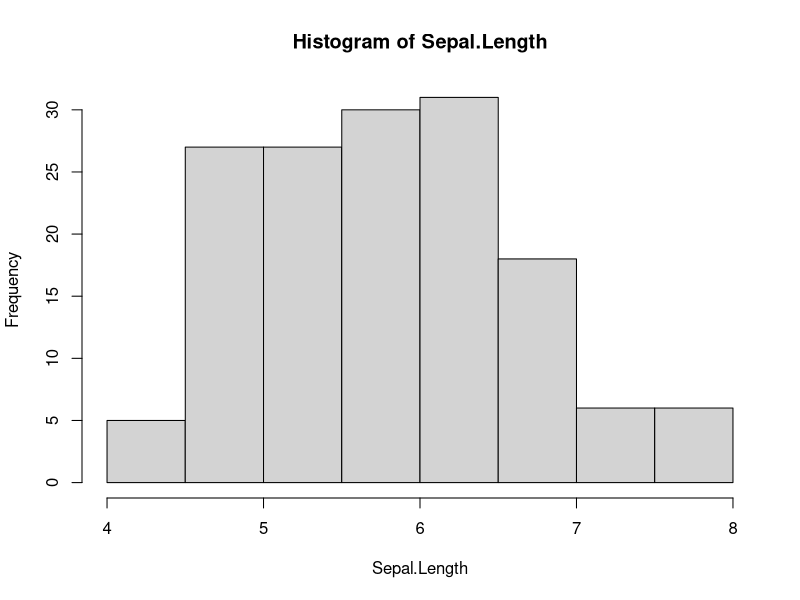
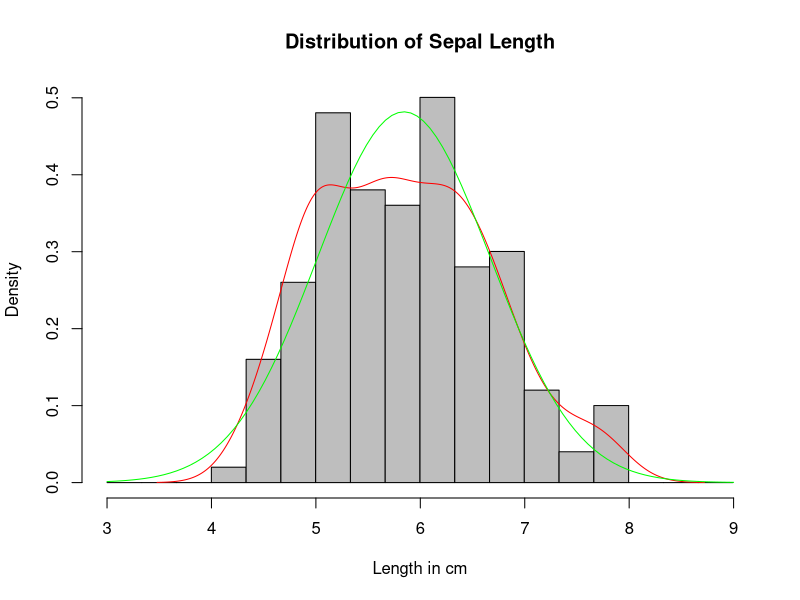
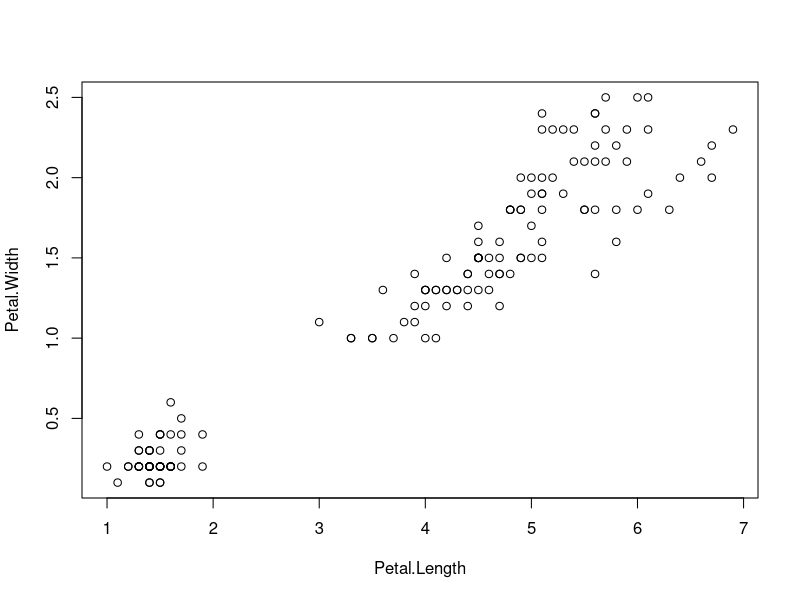
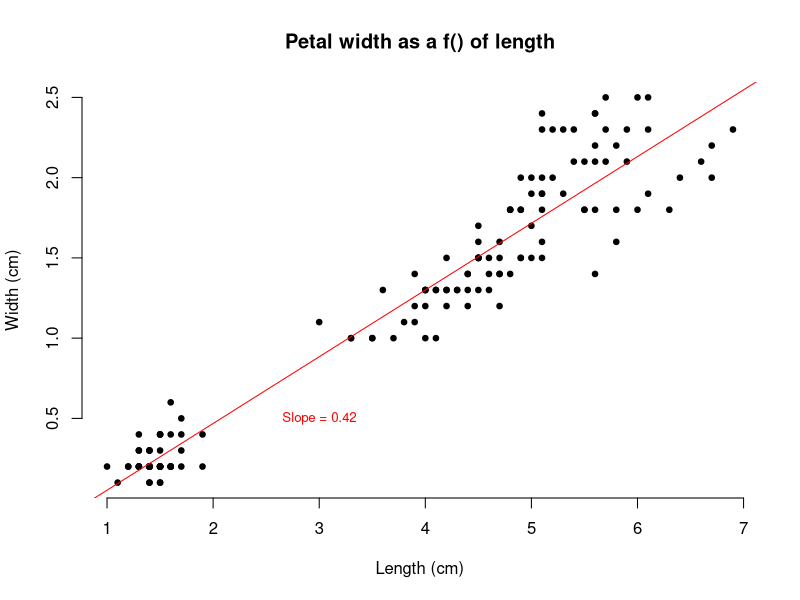
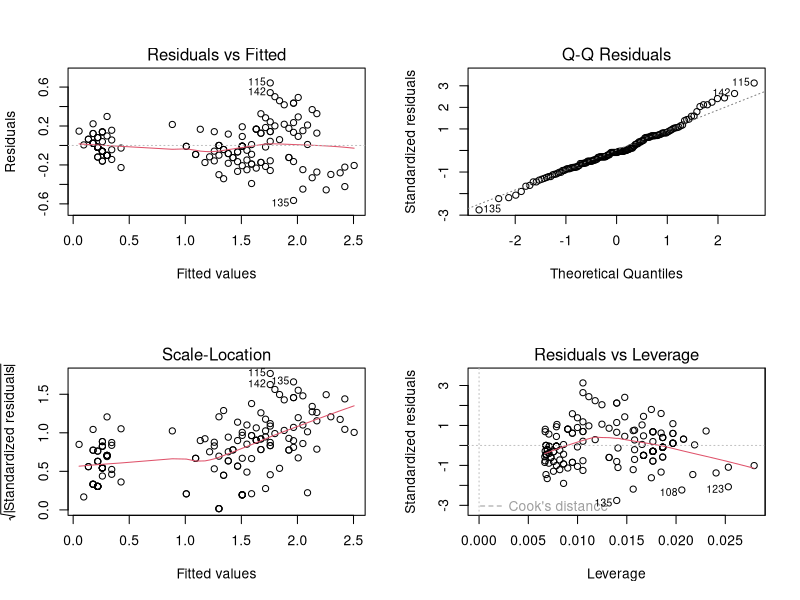
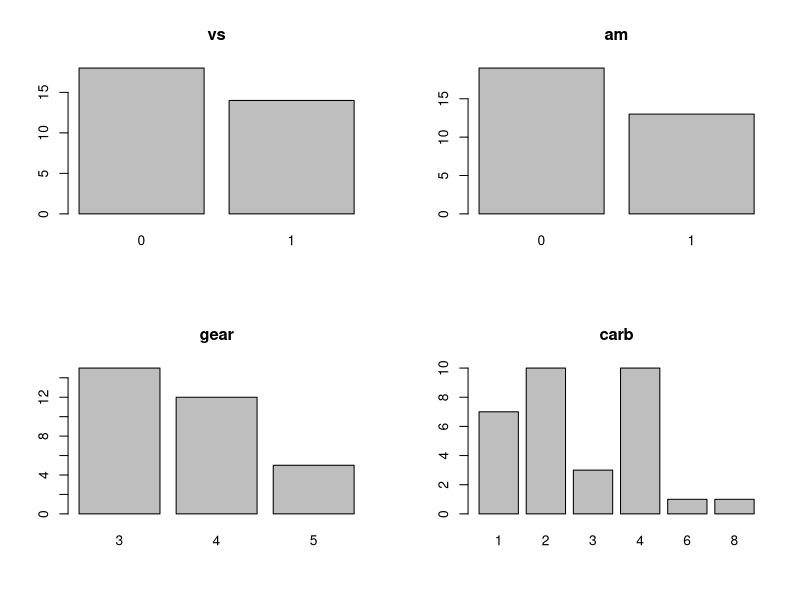
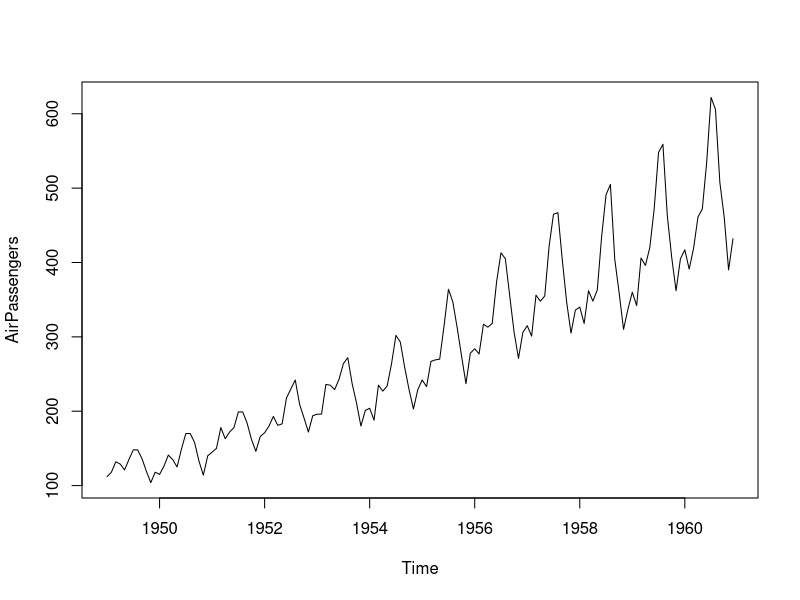
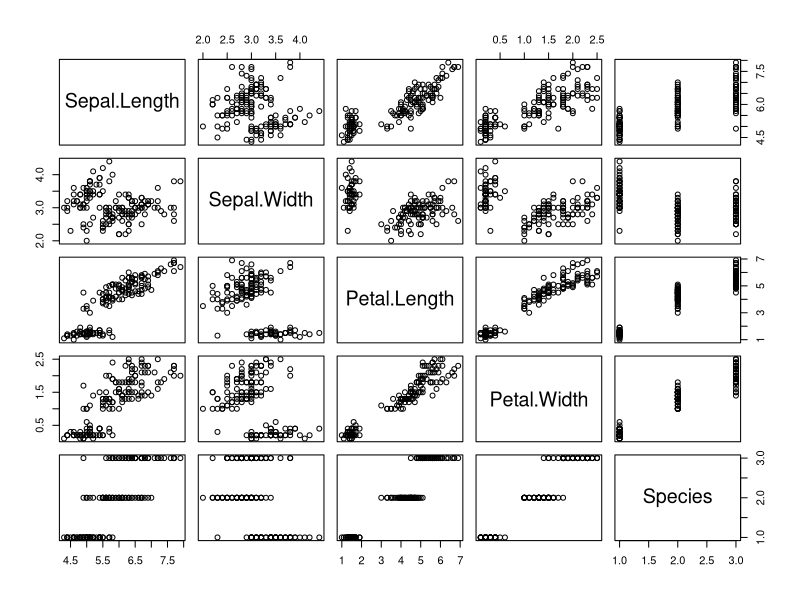

Here is the R script that generated these plots, in order:
## ---- chunk 1
knitr::opts_chunk$set(collapse = TRUE)

## ---- chunk 2
str(iris)
attach(iris)    # this loads iris into a search path, so we dont have to type it anymore
hist(Sepal.Length)
## ---- chunk 3
hist(Sepal.Length,
     freq = FALSE,
     breaks = seq(from=3, to=9, by=.333),      # always check the breaks of a histogram
     main= 'Distribution of Sepal Length',
     xlab= 'Length in cm',
     col='grey')
lines(density(Sepal.Length), col= 'red')
x <- seq(3, 9, length=100)
lines(x, dnorm(x, mean = mean(Sepal.Length), sd= sd(Sepal.Length)), col= 'green')
## ---- chunk 4
plot(Petal.Length, Petal.Width)  # A basic scatterplot
plot(Petal.Length, Petal.Width,  # A better one
     frame.plot = FALSE,
     main = 'Petal width as a f() of length',
     xlab = 'Length (cm)', ylab = 'Width (cm)',
     cex = .75, pch = 19)
iris_fit_1<- lm(Petal.Width ~ Petal.Length) # With a regression line
abline(iris_fit_1, col = 'red')
text(3, .5, col = 'red', cex = .8, 
     labels = paste('Slope =',round(coef(iris_fit_1)[2],digits = 2)))
## ---- chunk 5
par(mfrow = c(2, 2))
plot(iris_fit_1)      # Plot methos for linear model objects return 4 diagnostic plots

attach(mtcars)        # factors return barplots
plot(factor(vs),main= 'vs')
plot(factor(am),main= 'am')
plot(factor(gear),main= 'gear')
plot(factor(carb),main= 'carb')

par(mfrow = c(1, 1))
str(AirPassengers)    # Time series objects return a series or line plot
plot(AirPassengers)
## ---- chunk 6
pairs(iris)
## ---- chunk 7
pairs(mtcars, cex=.5, pch=19)
pairs(~mpg+disp+hp+wt)   # zoom in on selected features
pairs(iris,    # Most of these plot commands can take funtions as arguments
      lower.panel = function(x, y){
                      usr <- par("usr"); on.exit(par(usr))
                      par(usr = c(0, 1, 0, 1))
                      r <- round(cor(x, y), digits=2)
                      txt <- paste0("R = ", r)
                      text(0.5, 0.5, txt)
      },
      upper.panel = function(x, y){
                      points(x,y, pch = 19, col= Species)
      }
)
